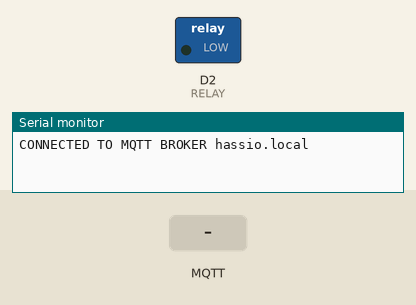
The sketch below on a simulated ESP8266 (NodeMCU). Parts: switched loads named in the sketch (green lamp = pin HIGH), the last lines printed to the serial monitor. Inputs (shaded band) come from the test bench. WiFi joins after 1.5 s; servers stay silent unless stated; no MQTT or app messages arrive unless stated.

Above: at 2.7 s.
2.8 s: MQTT message "ON" arrives on the first subscribed topic
At 3.4 s:
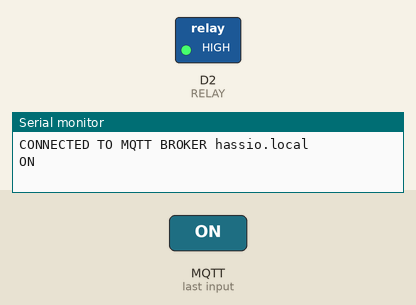
4.3 s: MQTT message "OFF" arrives on the first subscribed topic
At 5.7 s:
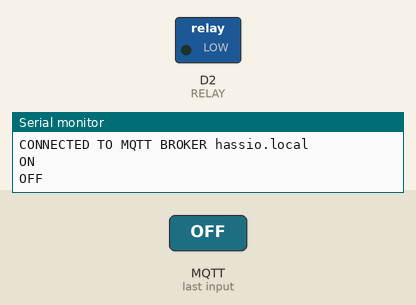
Timing chart, 0 to 7.3 s (numbered marks = the images above; inputs shaded):
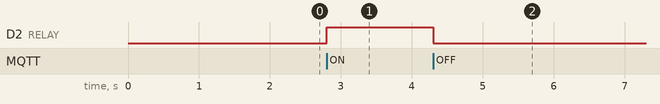

The sketch:

MAKER_SWITCH_YOUTUBE.ino
```cpp
// (licence header left out)
//MQTT - como instalar -> https://www.youtube.com/watch?v=GMMH6qT8_f4
#include <PubSubClient.h>
//ESP - como instalar -> https://www.youtube.com/watch?v=4d8joORYTIA&t=1s
#include <ESP8266WiFi.h>
//Wi-Fi Manager  como instalar -> https://www.youtube.com/watch?v=wWO9n5DnuLA
#include <DNSServer.h>
#include <ESP8266WebServer.h>
#include <WiFiManager.h>


// Configuração do acesso ao Broker MQTT
#define MQTT_AUTH false
#define MQTT_USERNAME ""
#define MQTT_PASSWORD ""
#define RELAY  D2
//Constantes
const String HOSTNAME  = "MAKERSWITCH"; //NOME DO DEVICE, este nome tambem é utilizado apra criar o Access Point para configuração
const char * MQTT_COMMAND_TOPIC = "casa/sala/luz/set"; //Topico de exemplo onde o Device subscreve (por exemplo controlar uma lâmpada)
const char * MQTT_STATE_TOPIC = "casa/sala/luz/state"; //Topico de exemplo onde o Device publica (por exemplo o estado da lâmpada ON ou OFF)

//MQTT BROKERS GRATUITOS PARA TESTES https://github.com/mqtt/mqtt.github.io/wiki/public_brokers
const char* MQTT_SERVER = "hassio.local"; //IP ou DNS do Broker MQTT

WiFiClient wclient;
PubSubClient client(MQTT_SERVER,1883,wclient);

void setup() {
  Serial.begin(115200);
  WiFiManager wifiManager;
  pinMode(RELAY,OUTPUT);
  //wifiManager.resetSettings(); //Limpa a configuração anterior do Wi-Fi SSID e Password, procedimento, 1º descomentar a linha, 2º Fazer Upload do código para o ESP e deixar o ESP arrancar, 3º Voltar a comentar a linha e enviar novamente o código para o ESP
  /*define o tempo limite até o portal de configuração ficar novamente inátivo,
   útil para quando alteramos a password do AP*/
  wifiManager.setTimeout(180);
  wifiManager.autoConnect(HOSTNAME.c_str());
  client.setCallback(callback); //Registo da função que vai responder ás mensagens vindos do MQTT
}

//Chamada de recepção de mensagem
void callback(char* topic, byte* payload, unsigned int length) {
  String payloadStr = "";
  for (int i=0; i<length; i++) {
    payloadStr += (char)payload[i];
  }
  String topicStr = String(topic);
  if(topicStr.equals(MQTT_COMMAND_TOPIC)){
    Serial.println(payloadStr);
    if(payloadStr.equals("ON")){
      digitalWrite(RELAY,HIGH);
      client.publish(MQTT_STATE_TOPIC,"ON",true);
    }else if(payloadStr.equals("OFF")){
      digitalWrite(RELAY,LOW);
      client.publish(MQTT_STATE_TOPIC,"OFF",true);
    }
  }
}

//Verifica se o estado da ligação está ativa e se não estiver tenta conectar-se
bool checkMqttConnection(){
  if (!client.connected()) {
    if (MQTT_AUTH ? client.connect(HOSTNAME.c_str(),MQTT_USERNAME, MQTT_PASSWORD) : client.connect(HOSTNAME.c_str())) {
      Serial.println("CONNECTED TO MQTT BROKER "+String(MQTT_SERVER));
      //SUBSCRIÇÃO DE TOPICOS
      client.subscribe(MQTT_COMMAND_TOPIC);
    }
  }
  return client.connected();
}

void loop() {
  if (WiFi.status() == WL_CONNECTED) {
    if (checkMqttConnection()){
      client.loop();
    }
  }
}
```

Measured:
- after the input at 2.8 s, D2 (RELAY): LOW → HIGH at once
- after the input at 4.3 s, D2 (RELAY): HIGH → LOW at once
